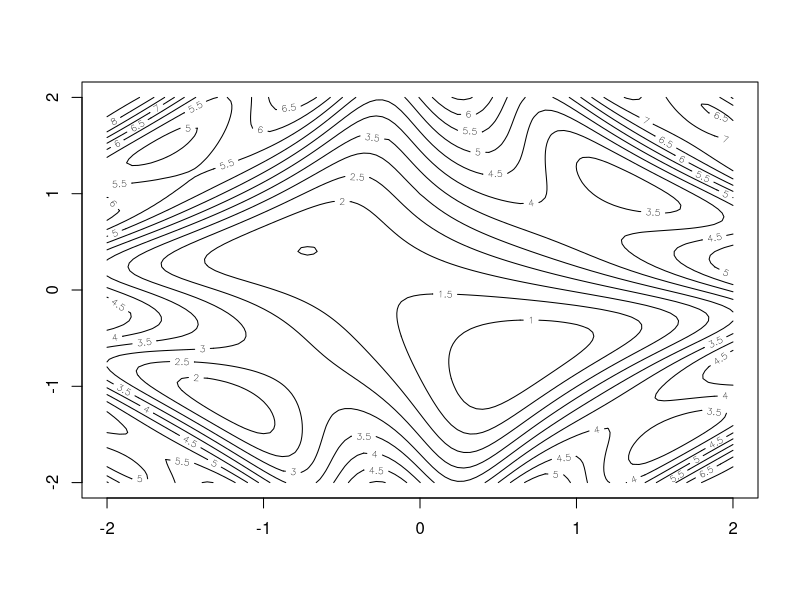
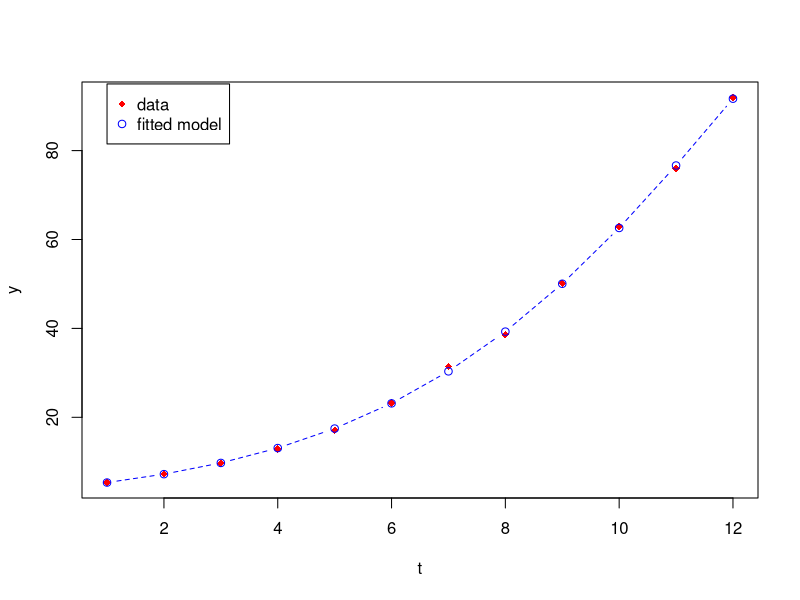

Here is the R script that generated these plots, in order:
## ---- chunk 1
knitr::opts_chunk$set(echo = TRUE)
## ---- chunk 2
library(pracma) # for meshgrid function
f <- function(x1, x2) cos(x1-1) + cos(x2) + sin(3*x1*x2) + x1^2 + x2^2
meshgrid(seq(-2, 2, length=5))
x <- seq(-2, 2, length=101)
grid_XY <- meshgrid(x)
z <- matrix(mapply(f, grid_XY$X, grid_XY$Y), nrow=101)
min(z)
contour(x, x, z, nlevels=20)
## ---- chunk 3
f1 <- deriv(expression(cos(x1-1) + cos(x2) + sin(3*x1*x2) + x1^2 + x2^2),
  namevec = c('x1', 'x2'), function.arg=T, hessian=T)
f1(0,0)
nlm(function(x) f1(x[1], x[2]), c(0,0))
nlm(function(x) f1(x[1], x[2]), c(-1.5, 1.5))
## ---- chunk 4
nlm(function(x) f(x[1], x[2]), c(0,0))
nlm(function(x) f(x[1], x[2]), c(-1.5, 1.5))
## ---- chunk 5
optim(c(0,0), function(x) f(x[1], x[2]))
optim(c(-1.5,1.5), function(x) f(x[1], x[2]))
## ---- chunk 6
optim(c(-1.5, 1.5), function(x) f(x[1], x[2]), method="CG")
optim(c(-1.5, 1.5), function(x) f(x[1], x[2]), method="BFGS")
optim(c(-1.5, 1.5), function(x) f(x[1], x[2]), method="L-BFGS-B")
optim(c(-1.5, 1.5), function(x) f(x[1], x[2]),
      method="L-BFGS-B", lower=c(-2, -2), upper=c(2, 1.6))
## ---- chunk 7
optim(c(-1.5, 1.5), function(x) f(x[1], x[2]), method="SANN", control=list(maxit=100))
optim(c(-1.5, 1.5), function(x) f(x[1], x[2]), method="SANN", control=list(maxit=1000))
optim(c(-1.5, 1.5), function(x) f(x[1], x[2]), method="SANN", control=list(maxit=3000))
## ---- chunk 8
ydat <- c(5.308, 7.24, 9.638, 12.866, 17.069, 23.192, 31.443, 38.558, 50.156, 62.948, 75.995, 91.972)
tdat <- seq_along(ydat)
my_data <- data.frame(y=ydat, t=tdat)
start1 <- c(b1=1, b2=1, b3=1)
my_model <- y ~ b1/(1+b2*exp(-b3*t))
try(nls(my_model, start=start1, data=my_data))
library(minpack.lm)
out_lm <- nlsLM(my_model, start=start1, data=my_data)
out_lm
plot(tdat, ydat, pch=18, xlab='t', ylab='y', col='red')
lines(tdat, out_lm$m$fitted(), pch=1, col='blue', type='b', lty=2)
legend(1, 95, legend=c('data', 'fitted model'), col=c('red', 'blue'), pch=c(18,1))
## ---- chunk 9
f <- function(b, mydata) sum((mydata$y-b[1]/(1+b[2]*exp(-b[3]*mydata$t)))^2)

nlm(f, mydata=my_data, p=start1)
optim(par=start1, fn=f, mydata=my_data) # default method is Nelder-Mead
optim(par=start1, fn=f, mydata=my_data, method="CG")
optim(par=start1, fn=f, mydata=my_data, method="BFGS")
optim(par=start1, fn=f, mydata=my_data, method="L-BFGS-B")
optim(par=start1, fn=f, mydata=my_data, method="SANN", control=list(maxit=30000))
